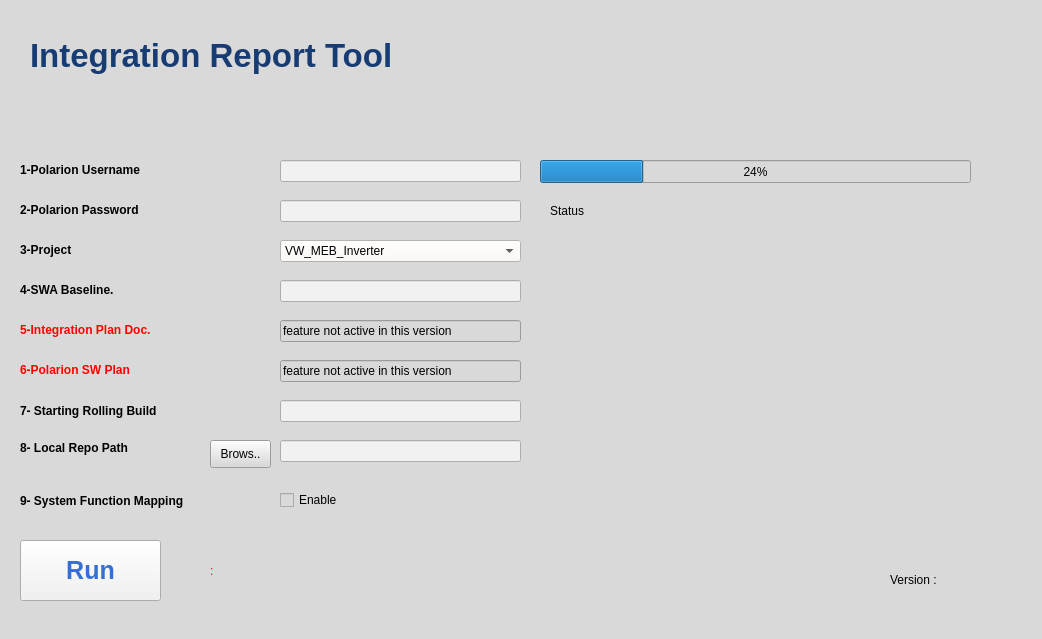
<?xml version="1.0" encoding="UTF-8"?>
<ui version="4.0">
 <class>SWATool</class>
 <widget class="QMainWindow" name="SWATool">
  <property name="geometry">
   <rect>
    <x>0</x>
    <y>0</y>
    <width>1042</width>
    <height>639</height>
   </rect>
  </property>
  <property name="windowTitle">
   <string>MainWindow</string>
  </property>
  <property name="styleSheet">
   <string notr="true">background-color: rgb(217, 217, 217);</string>
  </property>
  <widget class="QWidget" name="centralwidget">
   <widget class="QLabel" name="label">
    <property name="geometry">
     <rect>
      <x>590</x>
      <y>20</y>
      <width>301</width>
      <height>131</height>
     </rect>
    </property>
    <property name="styleSheet">
     <string notr="true">background-image: url(ValeoLogo.png);</string>
    </property>
    <property name="text">
     <string/>
    </property>
    <property name="scaledContents">
     <bool>true</bool>
    </property>
    <property name="wordWrap">
     <bool>false</bool>
    </property>
   </widget>
   <widget class="QLabel" name="label_2">
    <property name="geometry">
     <rect>
      <x>30</x>
      <y>30</y>
      <width>541</width>
      <height>51</height>
     </rect>
    </property>
    <property name="font">
     <font>
      <pointsize>25</pointsize>
      <weight>75</weight>
      <bold>true</bold>
     </font>
    </property>
    <property name="styleSheet">
     <string notr="true">color: rgb(23, 60, 116);</string>
    </property>
    <property name="text">
     <string>Integration Report Tool</string>
    </property>
   </widget>
   <widget class="QLabel" name="label_3">
    <property name="geometry">
     <rect>
      <x>20</x>
      <y>160</y>
      <width>181</width>
      <height>20</height>
     </rect>
    </property>
    <property name="font">
     <font>
      <pointsize>9</pointsize>
      <weight>75</weight>
      <bold>true</bold>
     </font>
    </property>
    <property name="text">
     <string>1-Polarion Username</string>
    </property>
   </widget>
   <widget class="QLabel" name="label_4">
    <property name="geometry">
     <rect>
      <x>20</x>
      <y>200</y>
      <width>191</width>
      <height>20</height>
     </rect>
    </property>
    <property name="font">
     <font>
      <pointsize>9</pointsize>
      <weight>75</weight>
      <bold>true</bold>
     </font>
    </property>
    <property name="text">
     <string>2-Polarion Password</string>
    </property>
   </widget>
   <widget class="QLabel" name="label_5">
    <property name="geometry">
     <rect>
      <x>20</x>
      <y>400</y>
      <width>211</width>
      <height>21</height>
     </rect>
    </property>
    <property name="font">
     <font>
      <pointsize>9</pointsize>
      <weight>75</weight>
      <bold>true</bold>
     </font>
    </property>
    <property name="text">
     <string>7- Starting Rolling Build</string>
    </property>
   </widget>
   <widget class="QLineEdit" name="P_User">
    <property name="geometry">
     <rect>
      <x>280</x>
      <y>160</y>
      <width>241</width>
      <height>22</height>
     </rect>
    </property>
    <property name="styleSheet">
     <string notr="true">background-color: rgb(241, 241, 241);</string>
    </property>
   </widget>
   <widget class="QLineEdit" name="P_Pass">
    <property name="geometry">
     <rect>
      <x>280</x>
      <y>200</y>
      <width>241</width>
      <height>22</height>
     </rect>
    </property>
    <property name="styleSheet">
     <string notr="true">background-color: rgb(241, 241, 241);</string>
    </property>
   </widget>
   <widget class="QLineEdit" name="Polarion_Plan">
    <property name="geometry">
     <rect>
      <x>280</x>
      <y>360</y>
      <width>241</width>
      <height>22</height>
     </rect>
    </property>
    <property name="styleSheet">
     <string notr="true"/>
    </property>
    <property name="text">
     <string>feature not active in this version</string>
    </property>
   </widget>
   <widget class="QLabel" name="label_10">
    <property name="geometry">
     <rect>
      <x>550</x>
      <y>200</y>
      <width>421</width>
      <height>21</height>
     </rect>
    </property>
    <property name="font">
     <font>
      <pointsize>9</pointsize>
      <weight>50</weight>
      <bold>false</bold>
     </font>
    </property>
    <property name="text">
     <string>Status</string>
    </property>
   </widget>
   <widget class="QPushButton" name="Run">
    <property name="geometry">
     <rect>
      <x>20</x>
      <y>540</y>
      <width>141</width>
      <height>61</height>
     </rect>
    </property>
    <property name="font">
     <font>
      <pointsize>19</pointsize>
      <weight>75</weight>
      <bold>true</bold>
     </font>
    </property>
    <property name="styleSheet">
     <string notr="true">color: rgb(55, 110, 212);
background-color: rgb(241, 241, 241);</string>
    </property>
    <property name="text">
     <string>Run</string>
    </property>
   </widget>
   <widget class="QProgressBar" name="progressBar">
    <property name="geometry">
     <rect>
      <x>540</x>
      <y>160</y>
      <width>431</width>
      <height>23</height>
     </rect>
    </property>
    <property name="value">
     <number>24</number>
    </property>
   </widget>
   <widget class="QLineEdit" name="Start_RB">
    <property name="geometry">
     <rect>
      <x>280</x>
      <y>400</y>
      <width>241</width>
      <height>22</height>
     </rect>
    </property>
    <property name="styleSheet">
     <string notr="true">background-color: rgb(241, 241, 241);</string>
    </property>
   </widget>
   <widget class="QLabel" name="label_7">
    <property name="geometry">
     <rect>
      <x>20</x>
      <y>240</y>
      <width>181</width>
      <height>20</height>
     </rect>
    </property>
    <property name="font">
     <font>
      <pointsize>9</pointsize>
      <weight>75</weight>
      <bold>true</bold>
     </font>
    </property>
    <property name="text">
     <string>3-Project</string>
    </property>
   </widget>
   <widget class="QComboBox" name="P_Project">
    <property name="geometry">
     <rect>
      <x>280</x>
      <y>240</y>
      <width>241</width>
      <height>22</height>
     </rect>
    </property>
    <property name="styleSheet">
     <string notr="true">background-color: rgb(255, 248, 244);</string>
    </property>
    <item>
     <property name="text">
      <string>VW_MEB_Inverter</string>
     </property>
    </item>
    <item>
     <property name="text">
      <string>P2 800V</string>
     </property>
    </item>
    <item>
     <property name="text">
      <string>BMW</string>
     </property>
    </item>
    <item>
     <property name="text">
      <string>PSA</string>
     </property>
    </item>
    <item>
     <property name="text">
      <string>CEVT</string>
     </property>
    </item>
    <item>
     <property name="text">
      <string>100-KW</string>
     </property>
    </item>
    <item>
     <property name="text">
      <string>model_kit</string>
     </property>
    </item>
    <item>
     <property name="text">
      <string>DAI</string>
     </property>
    </item>
   </widget>
   <widget class="QLabel" name="Version">
    <property name="geometry">
     <rect>
      <x>890</x>
      <y>570</y>
      <width>121</width>
      <height>20</height>
     </rect>
    </property>
    <property name="text">
     <string>Version :</string>
    </property>
   </widget>
   <widget class="QLabel" name="label_9">
    <property name="geometry">
     <rect>
      <x>20</x>
      <y>360</y>
      <width>201</width>
      <height>20</height>
     </rect>
    </property>
    <property name="font">
     <font>
      <pointsize>9</pointsize>
      <weight>75</weight>
      <bold>true</bold>
     </font>
    </property>
    <property name="styleSheet">
     <string notr="true">color: rgb(255, 0, 0);</string>
    </property>
    <property name="text">
     <string>6-Polarion SW Plan</string>
    </property>
   </widget>
   <widget class="QLineEdit" name="Int_Plan_Document">
    <property name="geometry">
     <rect>
      <x>280</x>
      <y>320</y>
      <width>241</width>
      <height>22</height>
     </rect>
    </property>
    <property name="styleSheet">
     <string notr="true"/>
    </property>
    <property name="text">
     <string>feature not active in this version</string>
    </property>
   </widget>
   <widget class="QLabel" name="User_Mark">
    <property name="geometry">
     <rect>
      <x>260</x>
      <y>160</y>
      <width>16</width>
      <height>16</height>
     </rect>
    </property>
    <property name="styleSheet">
     <string notr="true">color: rgb(255, 0, 0);</string>
    </property>
    <property name="text">
     <string/>
    </property>
   </widget>
   <widget class="QLabel" name="pass_Mark">
    <property name="geometry">
     <rect>
      <x>260</x>
      <y>200</y>
      <width>16</width>
      <height>16</height>
     </rect>
    </property>
    <property name="styleSheet">
     <string notr="true">color: rgb(255, 0, 0);</string>
    </property>
    <property name="text">
     <string/>
    </property>
   </widget>
   <widget class="QLabel" name="Project_Mark">
    <property name="geometry">
     <rect>
      <x>260</x>
      <y>240</y>
      <width>16</width>
      <height>16</height>
     </rect>
    </property>
    <property name="styleSheet">
     <string notr="true">color: rgb(255, 0, 0);</string>
    </property>
    <property name="text">
     <string/>
    </property>
   </widget>
   <widget class="QLabel" name="Int_Plan_Mark">
    <property name="geometry">
     <rect>
      <x>260</x>
      <y>280</y>
      <width>16</width>
      <height>16</height>
     </rect>
    </property>
    <property name="styleSheet">
     <string notr="true">color: rgb(255, 0, 0);</string>
    </property>
    <property name="text">
     <string/>
    </property>
   </widget>
   <widget class="QLabel" name="Polarion_SW_Plan_Mark">
    <property name="geometry">
     <rect>
      <x>260</x>
      <y>320</y>
      <width>16</width>
      <height>16</height>
     </rect>
    </property>
    <property name="styleSheet">
     <string notr="true">color: rgb(255, 0, 0);</string>
    </property>
    <property name="text">
     <string/>
    </property>
   </widget>
   <widget class="QLabel" name="RB_Mark">
    <property name="geometry">
     <rect>
      <x>260</x>
      <y>360</y>
      <width>16</width>
      <height>16</height>
     </rect>
    </property>
    <property name="styleSheet">
     <string notr="true">color: rgb(255, 0, 0);</string>
    </property>
    <property name="text">
     <string/>
    </property>
   </widget>
   <widget class="QLabel" name="label_17">
    <property name="geometry">
     <rect>
      <x>20</x>
      <y>320</y>
      <width>231</width>
      <height>20</height>
     </rect>
    </property>
    <property name="font">
     <font>
      <pointsize>9</pointsize>
      <weight>75</weight>
      <bold>true</bold>
     </font>
    </property>
    <property name="styleSheet">
     <string notr="true">color: rgb(255, 0, 0);</string>
    </property>
    <property name="text">
     <string>5-Integration Plan Doc.</string>
    </property>
   </widget>
   <widget class="QLabel" name="Warning_Message">
    <property name="geometry">
     <rect>
      <x>210</x>
      <y>550</y>
      <width>561</width>
      <height>41</height>
     </rect>
    </property>
    <property name="styleSheet">
     <string notr="true">color: rgb(255, 0, 0);
font: 75 10pt &quot;MS Shell Dlg 2&quot;;</string>
    </property>
    <property name="text">
     <string>:</string>
    </property>
   </widget>
   <widget class="QPushButton" name="browse">
    <property name="geometry">
     <rect>
      <x>210</x>
      <y>440</y>
      <width>61</width>
      <height>28</height>
     </rect>
    </property>
    <property name="text">
     <string>Brows..</string>
    </property>
   </widget>
   <widget class="QLabel" name="label_16">
    <property name="geometry">
     <rect>
      <x>20</x>
      <y>440</y>
      <width>171</width>
      <height>16</height>
     </rect>
    </property>
    <property name="font">
     <font>
      <pointsize>9</pointsize>
      <weight>75</weight>
      <bold>true</bold>
     </font>
    </property>
    <property name="text">
     <string>8- Local Repo Path</string>
    </property>
   </widget>
   <widget class="QLineEdit" name="L_Repo">
    <property name="geometry">
     <rect>
      <x>280</x>
      <y>440</y>
      <width>241</width>
      <height>22</height>
     </rect>
    </property>
    <property name="styleSheet">
     <string notr="true">background-color: rgb(241, 241, 241);</string>
    </property>
   </widget>
   <widget class="QLineEdit" name="SWA_Baseline">
    <property name="geometry">
     <rect>
      <x>280</x>
      <y>280</y>
      <width>241</width>
      <height>22</height>
     </rect>
    </property>
    <property name="styleSheet">
     <string notr="true">background-color: rgb(241, 241, 241);</string>
    </property>
   </widget>
   <widget class="QLabel" name="label_18">
    <property name="geometry">
     <rect>
      <x>20</x>
      <y>280</y>
      <width>231</width>
      <height>20</height>
     </rect>
    </property>
    <property name="font">
     <font>
      <pointsize>9</pointsize>
      <weight>75</weight>
      <bold>true</bold>
     </font>
    </property>
    <property name="text">
     <string>4-SWA Baseline.</string>
    </property>
   </widget>
   <widget class="QLabel" name="label__1">
    <property name="geometry">
     <rect>
      <x>550</x>
      <y>256</y>
      <width>411</width>
      <height>20</height>
     </rect>
    </property>
    <property name="text">
     <string/>
    </property>
   </widget>
   <widget class="QLabel" name="label__2">
    <property name="geometry">
     <rect>
      <x>550</x>
      <y>290</y>
      <width>411</width>
      <height>21</height>
     </rect>
    </property>
    <property name="text">
     <string/>
    </property>
   </widget>
   <widget class="QLabel" name="label__3">
    <property name="geometry">
     <rect>
      <x>550</x>
      <y>330</y>
      <width>411</width>
      <height>21</height>
     </rect>
    </property>
    <property name="text">
     <string/>
    </property>
   </widget>
   <widget class="QLabel" name="label__4">
    <property name="geometry">
     <rect>
      <x>550</x>
      <y>370</y>
      <width>411</width>
      <height>21</height>
     </rect>
    </property>
    <property name="text">
     <string/>
    </property>
   </widget>
   <widget class="QLabel" name="label__5">
    <property name="geometry">
     <rect>
      <x>550</x>
      <y>410</y>
      <width>411</width>
      <height>21</height>
     </rect>
    </property>
    <property name="text">
     <string/>
    </property>
   </widget>
   <widget class="QLabel" name="label__6">
    <property name="geometry">
     <rect>
      <x>550</x>
      <y>440</y>
      <width>411</width>
      <height>31</height>
     </rect>
    </property>
    <property name="text">
     <string/>
    </property>
   </widget>
   <widget class="QLabel" name="label___1">
    <property name="geometry">
     <rect>
      <x>980</x>
      <y>255</y>
      <width>41</width>
      <height>21</height>
     </rect>
    </property>
    <property name="styleSheet">
     <string notr="true">color: rgb(0, 170, 0);
font: 75 9pt &quot;MS Shell Dlg 2&quot;;</string>
    </property>
    <property name="text">
     <string/>
    </property>
   </widget>
   <widget class="QLabel" name="label___2">
    <property name="geometry">
     <rect>
      <x>980</x>
      <y>290</y>
      <width>41</width>
      <height>20</height>
     </rect>
    </property>
    <property name="styleSheet">
     <string notr="true">color: rgb(0, 170, 0);
font: 75 9pt &quot;MS Shell Dlg 2&quot;;</string>
    </property>
    <property name="text">
     <string/>
    </property>
   </widget>
   <widget class="QLabel" name="label___3">
    <property name="geometry">
     <rect>
      <x>980</x>
      <y>330</y>
      <width>41</width>
      <height>20</height>
     </rect>
    </property>
    <property name="styleSheet">
     <string notr="true">color: rgb(0, 170, 0);
font: 75 9pt &quot;MS Shell Dlg 2&quot;;</string>
    </property>
    <property name="text">
     <string/>
    </property>
   </widget>
   <widget class="QLabel" name="label___4">
    <property name="geometry">
     <rect>
      <x>980</x>
      <y>370</y>
      <width>41</width>
      <height>20</height>
     </rect>
    </property>
    <property name="styleSheet">
     <string notr="true">color: rgb(0, 170, 0);
font: 75 9pt &quot;MS Shell Dlg 2&quot;;</string>
    </property>
    <property name="text">
     <string/>
    </property>
   </widget>
   <widget class="QLabel" name="label___5">
    <property name="geometry">
     <rect>
      <x>980</x>
      <y>410</y>
      <width>41</width>
      <height>21</height>
     </rect>
    </property>
    <property name="styleSheet">
     <string notr="true">color: rgb(0, 170, 0);
font: 75 9pt &quot;MS Shell Dlg 2&quot;;</string>
    </property>
    <property name="text">
     <string/>
    </property>
   </widget>
   <widget class="QLabel" name="label___6">
    <property name="geometry">
     <rect>
      <x>980</x>
      <y>440</y>
      <width>41</width>
      <height>31</height>
     </rect>
    </property>
    <property name="styleSheet">
     <string notr="true">color: rgb(0, 170, 0);
font: 75 9pt &quot;MS Shell Dlg 2&quot;;</string>
    </property>
    <property name="text">
     <string/>
    </property>
   </widget>
   <widget class="QLabel" name="label_19">
    <property name="geometry">
     <rect>
      <x>20</x>
      <y>490</y>
      <width>261</width>
      <height>21</height>
     </rect>
    </property>
    <property name="font">
     <font>
      <pointsize>9</pointsize>
      <weight>75</weight>
      <bold>true</bold>
     </font>
    </property>
    <property name="text">
     <string>9- System Function Mapping</string>
    </property>
   </widget>
   <widget class="QCheckBox" name="SF_Mapping">
    <property name="geometry">
     <rect>
      <x>280</x>
      <y>490</y>
      <width>81</width>
      <height>20</height>
     </rect>
    </property>
    <property name="text">
     <string>Enable</string>
    </property>
   </widget>
   <zorder>Int_Plan_Document</zorder>
   <zorder>Polarion_Plan</zorder>
   <zorder>label</zorder>
   <zorder>label_2</zorder>
   <zorder>label_3</zorder>
   <zorder>label_4</zorder>
   <zorder>label_5</zorder>
   <zorder>P_User</zorder>
   <zorder>P_Pass</zorder>
   <zorder>label_10</zorder>
   <zorder>Run</zorder>
   <zorder>progressBar</zorder>
   <zorder>Start_RB</zorder>
   <zorder>label_7</zorder>
   <zorder>P_Project</zorder>
   <zorder>Version</zorder>
   <zorder>label_9</zorder>
   <zorder>User_Mark</zorder>
   <zorder>pass_Mark</zorder>
   <zorder>Project_Mark</zorder>
   <zorder>Int_Plan_Mark</zorder>
   <zorder>Polarion_SW_Plan_Mark</zorder>
   <zorder>RB_Mark</zorder>
   <zorder>label_17</zorder>
   <zorder>Warning_Message</zorder>
   <zorder>browse</zorder>
   <zorder>label_16</zorder>
   <zorder>L_Repo</zorder>
   <zorder>SWA_Baseline</zorder>
   <zorder>label_18</zorder>
   <zorder>label__1</zorder>
   <zorder>label__2</zorder>
   <zorder>label__3</zorder>
   <zorder>label__4</zorder>
   <zorder>label__5</zorder>
   <zorder>label__6</zorder>
   <zorder>label___1</zorder>
   <zorder>label___2</zorder>
   <zorder>label___3</zorder>
   <zorder>label___4</zorder>
   <zorder>label___5</zorder>
   <zorder>label___6</zorder>
   <zorder>label_19</zorder>
   <zorder>SF_Mapping</zorder>
  </widget>
 </widget>
 <resources>
  <include location="../Logo.qrc"/>
 </resources>
 <connections/>
</ui>
